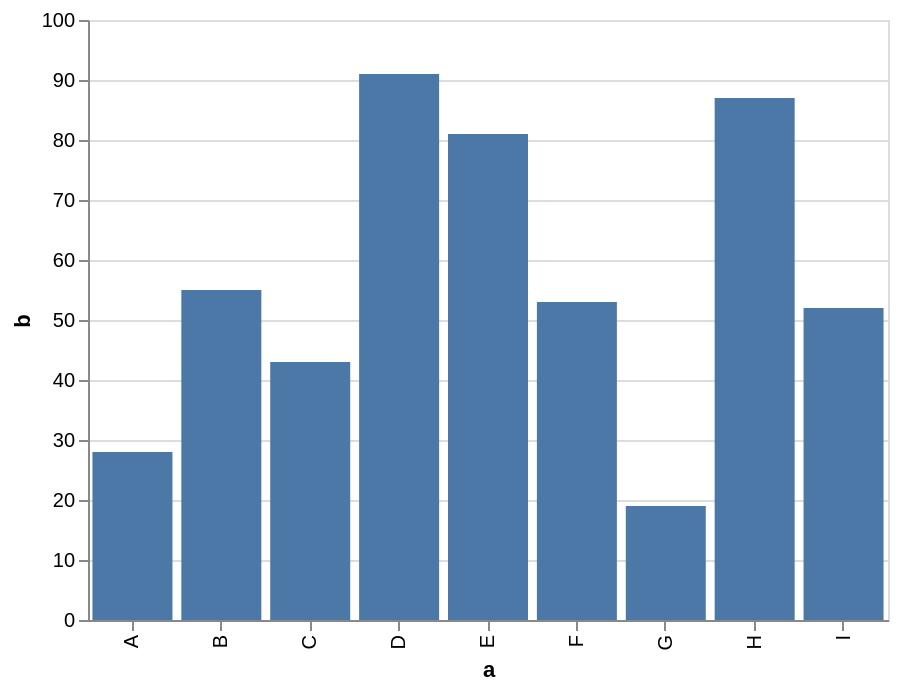

Describe this chart as a Vega-Lite specification.
### Vega-Lite specification from a JSON file in a GitHub repository (floating-point values rounded to 4 significant figures)
{"config": {"view": {"height": 300, "width": 400}}, "encoding": {"y": {"field": "b", "type": "quantitative"}, "x": {"field": "a", "type": "nominal"}}, "data": {"values": [{"a": "A", "b": 28}, {"a": "B", "b": 55}, {"a": "C", "b": 43}, {"a": "D", "b": 91}, {"a": "E", "b": 81}, {"a": "F", "b": 53}, {"a": "G", "b": 19}, {"a": "H", "b": 87}, {"a": "I", "b": 52}]}, "mark": "bar", "$schema": "https://vega.github.io/schema/vega-lite/v2.4.1.json"}
